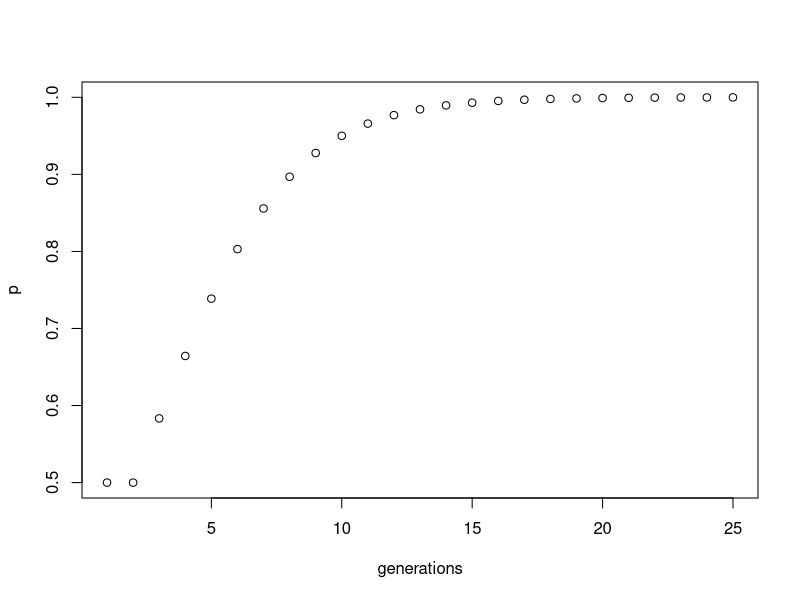
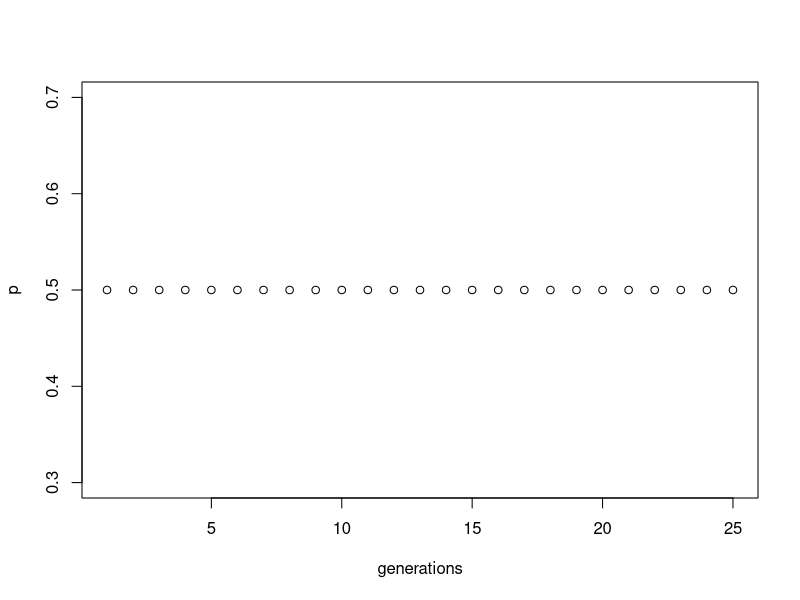
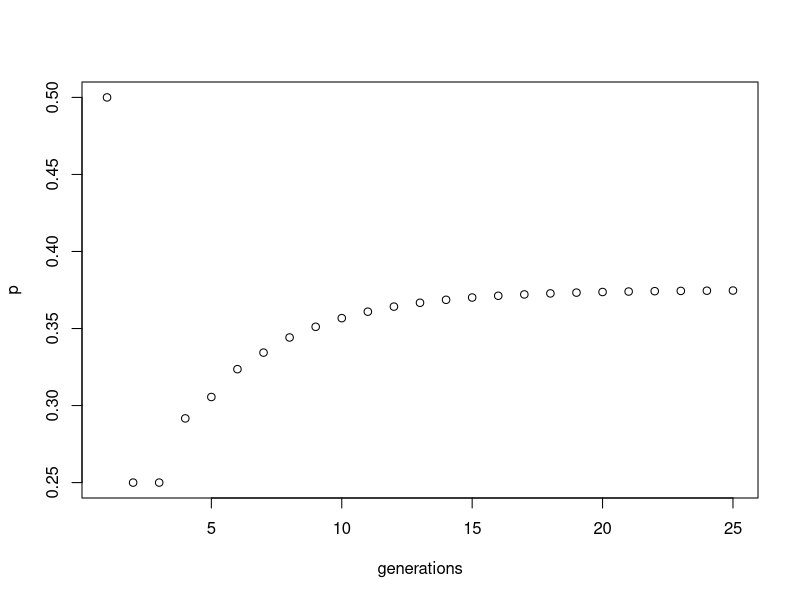
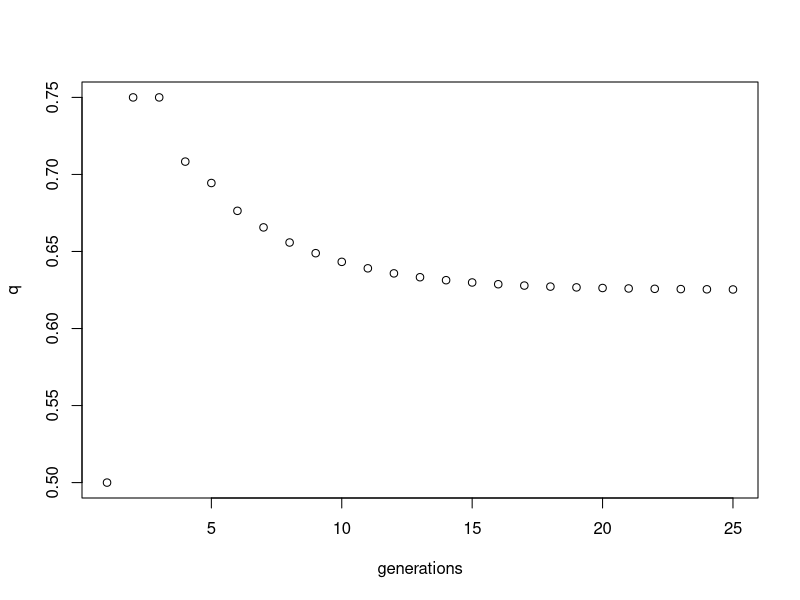

The R script that drew these images, in order:
## ---- chunk 1
knitr::opts_chunk$set(echo = TRUE, fig.width = 6, fig.height = 4, fig.align = "center")
library(ggplot2)
## ---- chunk 2
# ESTIMATION OF GENOTYPE AND ALLELE FREQUENCIES FROM A GENOTYPING SURVEY
# One-gene two-alleles: X1 and X2
# Three genotypes:  X11, X12 and X22
# Sample size genotype ij -> Nij

# Create the function
gene_freq <- function(N11, N12, N22) {
   
   N = N11 + N12 + N22 # N total sample
   
   # Allele frequencies estimation
   p = (N11 + N12/2)/N # p is the frequency of X1 
   q = 1 - p # q is the frequency of X2 
   
   # Genotype frequencies estimation
   f11 = N11/N # frequency of X11 genotype 
   f12 = N12/N # frequency of X12 genotype 
   f22 = N22/N # frequency of X22 genotype 
   
   # Output
   return (list("N" = N, "N11" = N11, "N12" = N12, "N22" = N22,
                "p" = p, "q" = q,
                "f11" = f11, "f12" = f12, "f22" = f22))
}
## ---- chunk 3

# Invoke the function
results = gene_freq(1787, 3037, 1305)

# Print results
print(paste0("Sample size = ",results$N," -> N11 = ",results$N11,", N12 = ", results$N12," and N22 = ",results$N22))
print(paste0("p = ", round(results$p,3)," and q = ",round(results$q,3)))
print(paste0("f11 = ",round(results$f11,3), ", f12 = ",round(results$f12,3)," and f22 = ", round(results$f22,3)))
## ---- chunk 4
# MENDELIAN POPULATION
# RANDOM MATING - HWE

# One-gene two-alleles: X1 and X2
# Three initial genotypes:  X11, X12 and X22
# Initial genotype frequencies: f11, f12, f22

# Create the function
random_mating <- function(f11, f12, f22) {
   
   p = f11 + f12/2 # allele frequency of X1
   q = 1 - p # allele frequency of X2
   
   # Mating pairs (frequencies) probabilities
   f11_11 = f11 * f11
   f11_12 = 2 * f11 * f12
   f11_22 = 2 * f11 * f22
   f12_12 = f12 * f12
   f12_22 = 2 * f12 * f22
   f22_22 = f22 * f22
   # Genotype probabilities of progeny (offspring) f11_, f12_, f22_
   f11_ = f11_11 + f11_12/2 + f12_12/4
   f12_ = f11_12/2 + f11_22 + f12_12/2 + f12_22/2
   f22_ = f12_12/4 + f12_22/2 + f22_22
   # Allele probability of progeny p_ and q_
   p_ = f11_ + f12_/2
   q_ = 1 - p_
   # Output
   return (list("p" = p, "q" = q,
                "f11" = f11, "f12" = f12, "f22" = f22,
                "p_" = p_, "q_" = q_,
                "f11_" = f11_, "f12_" = f12_, "f22_" = f22_))
}
## ---- chunk 5
# Invoke the function
result <- random_mating(0.5, 0, 0.5)

# Print results
print(paste0("Allele prob. initial generation (p and q) ",result$p, result$q))
print(paste("Genotype prob. initial generation (f11, f12, f22) ",result$f11, result$f12,result$f22))
print(paste("Allele prob. next generation (p' and q') ",result$p_, result$q_))
print(paste("Genotype prob. next generation (f'11, f'12, f'22) ",result$f11_, result$f12_,result$f22_))
print(paste("Genotype prob. next generation according HWE ", result$p_ * result$p_, 2*result$p_ * result$q_,result$q_ * result$q_))
## ---- chunk 6
#POPULATION 1
# Invoke the function
result_1 <- random_mating(0.24, 0.32, 0.44)

# Print results
print(paste("Genotype prob. next generation (f'11, f'12, f'22), for population 1, are: ",result_1$f11_, result_1$f12_,result_1$f22_))


#POPULATION 2
# Invoke the function
result_2 <- random_mating(0.33,0.14,0.53)

# Print results
print(paste("Genotype prob. next generation (f'11, f'12, f'22), for population 2, are: ",result_2$f11_, result_2$f12_,result_2$f22_))


## ---- chunk 7
# Complete assortative positive mating among phenotypes (a given genotype only mates with its same phenotype)
random_mating_1 <- function(f11, f12, f22) {
   
   p = f11 + f12/2 # allele frequency of X1
   q = 1 - p # allele frequency of X2
   
   # Mating pairs (frequencies) probabilities
   ProbAllMatings= f11*f11 + (2 * f11 * f12) + f12*f12 + f22*f22
   f11_11 = f11 * f11/ProbAllMatings
   f11_12 = 2 * f11 * f12/ProbAllMatings
   f11_22 = 0
   f12_12 = f12 * f12/ProbAllMatings
   f12_22 = 0
   f22_22 = f22 * f22/ProbAllMatings
   # Genotype probabilities of progeny (offspring) f11_, f12_, f22_
   f11_ = f11_11 + f11_12/2 + f12_12/4
   f12_ = f11_12/2 + f11_22 + f12_12/2 + f12_22/2
   f22_ = f12_12/4 + f12_22/2 + f22_22
   # Allele probability of progeny p_ and q_
   p_ = f11_ + f12_/2
   q_ = 1 - p_
   # Output
   return (list("p" = p, "q" = q,
                "f11" = f11, "f12" = f12, "f22" = f22,
                "p_" = p_, "q_" = q_,
                "f11_" = f11_, "f12_" = f12_, "f22_" = f22_))
}

# Complete assortative negative mating among genotypes (a given genotype never mates with its same genotype and mate at random with other genotypes)
random_mating_2 <- function(f11, f12, f22) {
   
   p = f11 + f12/2 # allele frequency of X1
   q = 1 - p # allele frequency of X2
   
   # Mating pairs (frequencies) probabilities
   ProbAllMatings= (2 * f11 * f12) + (2 * f11 * f22) + (2 * f12 * f22)
   f11_11 = 0
   f11_12 = 2 * f11 * f12/ProbAllMatings
   f11_22 = 2 * f11 * f22/ProbAllMatings
   f12_12 = 0
   f12_22 = 2 * f12 * f22/ProbAllMatings
   f22_22 = 0
   # Genotype probabilities of progeny (offspring) f11_, f12_, f22_
   f11_ = f11_11 + f11_12/2 + f12_12/4
   f12_ = f11_12/2 + f11_22 + f12_12/2 + f12_22/2
   f22_ = f12_12/4 + f12_22/2 + f22_22
   # Allele probability of progeny p_ and q_
   p_ = f11_ + f12_/2
   q_ = 1 - p_
   # Output
   return (list("p" = p, "q" = q,
                "f11" = f11, "f12" = f12, "f22" = f22,
                "p_" = p_, "q_" = q_,
                "f11_" = f11_, "f12_" = f12_, "f22_" = f22_))
}

# Complete assortative negative mating among phenotypes (a given phenotype never mates with its same phenotype)
random_mating_3 <- function(f11, f12, f22) {
   
   p = f11 + f12/2 # allele frequency of X1
   q = 1 - p # allele frequency of X2
   
   # Mating pairs (frequencies) probabilities
   ProbAllMatings = (2 * f11 * f22) + (2 * f12 * f22)
   f11_11 = 0
   f11_12 = 0
   f11_22 = 2 * f11 * f22/ProbAllMatings
   f12_12 = 0
   f12_22 = 2 * f12 * f22/ProbAllMatings
   f22_22 = 0
   # Genotype probabilities of progeny (offspring) f11_, f12_, f22_
   f11_ = f11_11 + f11_12/2 + f12_12/4
   f12_ = f11_12/2 + f11_22 + f12_12/2 + f12_22/2
   f22_ = f12_12/4 + f12_22/2 + f22_22
   # Allele probability of progeny p_ and q_
   p_ = f11_ + f12_/2
   q_ = 1 - p_
   # Output
   return (list("p" = p, "q" = q,
                "f11" = f11, "f12" = f12, "f22" = f22,
                "p_" = p_, "q_" = q_,
                "f11_" = f11_, "f12_" = f12_, "f22_" = f22_))
}

result_1<- random_mating_1(0.24, 0.32, 0.44)
result_2<- random_mating_2(0.24, 0.32, 0.44)
result_3<- random_mating_3(0.24, 0.32, 0.44)

# We output the genotypic frequencies of the progeny for the 1st scenario
print(paste("In the 1st escenario, the genotypic frequencies of the next generation, are: f11 =", result_1$f11_, "f12 =", result_1$f12_, "f22 =", result_1$f22_))
# We output the genotypic frequencies of the progeny for the 2nd scenario
print(paste("In the 2nd escenario, the genotypic frequencies of the next generation, are: f11 =", result_2$f11_, "f12 =", result_2$f12_, "f22 =", result_2$f22_))
# We output the genotypic frequencies of the progeny for the 3rd scenario
print(paste("In the 3rd escenario, the genotypic frequencies of the next generation, are: f11 =", result_3$f11_, "f12 =", result_3$f12_, "f22 =", result_3$f22_))
## ---- chunk 8
qchisq(0.95, df = 1)
## ---- chunk 9
pchisq(0.048, df = 1, lower = F)
## ---- chunk 10
# HWE CHI-SQUARE TEST ON COUNTS FROM A GENOTYPING SURVEY 

# One-gene two-alleles: X1 and X2
# Three initial genotypes:  X11, X12 and X22
# Sample size genotype ij -> Nij 

# Create the function
HWE_test <- function(N11, N12, N22) {

   N = N11 + N12 + N22 # N total sample
   
   # Allele frequencies estimation
   p = (N11 + N12/2)/N # p is the frequency of X1 
   q = 1 - p # q is the frequency of X2 
   
   #Genotype frequencies
   f11 = N11/N # frequency of X11 genotype
   f12 = N12/N # frequency of X12 genotype
   f22 = N22/N # frequency of X22 genotype

   # Expected HWE
   E11 = N*p^2 
   E12 = N*2*p*q
   E22 = N-E11-E12
   
   # Chi-square value and probability
   Chi_value = (N11-E11)^2/E11 + (N12-E12)^2/E12 + (N22-E22)^2/E22
   prob = pchisq(Chi_value, df = 1, lower = F)

   # Output
   return (list("N" = N, "N11" = N11, "N12" = N12, "N22" = N22,
                "p" = p, "q" = q,
                "f11" = f11, "f12" = f12, "f22" = f22,
                "Chi_value" = Chi_value, "prob" = prob))
}
## ---- chunk 11
# Invoke the function
results <- HWE_test(1787,3037,1305)

# Print results
print(paste("Sample size = ", results$N," -> N11 = ", results$N11,", N12 = ", results$N12,",N22 = ", results$N22))
print(paste("p = ",round(results$p,digits=3)," and q = ", round(results$q,digits=3) ))
print(paste("f11 = ",round(results$f11,digits=3),", f12 = ",round(results$f12,digits=3)," and f22 = ", round(results$f22,digits=3)))
print(paste("Chi-square value = ",round(results$Chi_value,3),"; Prob. = ",  round(results$prob,3)))
## ---- chunk 12
#Test:
HWE_test_1 <- function(N11, N12, N22) {
   N = N11 + N12 + N22 # N total sample
   
   # Allele frequencies estimation
   p = (N11 + N12/2)/N # p is the frequency of X1 
   q = 1 - p # q is the frequency of X2 
   
   #Genotype frequencies
   f11 = N11/N # frequency of X11 genotype
   f12 = N12/N # frequency of X12 genotype
   f22 = N22/N # frequency of X22 genotype
   
   # Expected HWE
   E11 = N*p^2 
   E12 = N*2*p*q
   E22 = N-E11-E12
   
   # Chi-square value and probability
   Chi_value = (N11-E11)^2/E11 + (N12-E12)^2/E12 + (N22-E22)^2/E22
   prob = pchisq(Chi_value, df = 1, lower = F)

   # Output
   return (list("N" = N, "N11" = N11, "N12" = N12, "N22" = N22,
                "p" = p, "q" = q,
                "f11" = f11, "f12" = f12, "f22" = f22,
                "Chi_value" = Chi_value, "prob" = prob))
}

result_test <- HWE_test_1(305, 52, 4)
print(paste("Deviation =", result_test$Chi_value, "Significance =", result_test$prob))

#Proportion of children of women of phenotype N expected to present the maternal phenotype
random_mating_Women_N <- function(f11, f12, f22) {
   
   # Mating pairs (frequencies) probabilities
   ProbAllMatings = (f11 * f22) + (f12 * f22) + (f22 * f22)
   f11_22 = f11 * f22 / ProbAllMatings
   f12_22 = f12 * f22 / ProbAllMatings
   f22_22 = f22 * f22 / ProbAllMatings

   # Genotype probabilities of progeny (offspring) f22_
   f22_ = f12_22/2 + f22_22

   # Output
   return (list("f22_" = f22_))
}

result_Women_N <- random_mating_Women_N(result_test$f11, result_test$f12, result_test$f22)
print(paste("Expected proportion of children of women of phenotype N that present the maternal phenotype  =", result_Women_N$f22_))

#Proportion of children of heterozygous MN women expected to have maternal phenotype.
random_mating_Women_MN <- function(f11, f12, f22) {

   # Mating pairs (frequencies) probabilities
   ProbAllMatings = (f11 * f12) + (f12 * f12) + (f12 * f22)
   f11_12 = f11 * f12 / ProbAllMatings
   f12_12 = f12 * f12 / ProbAllMatings
   f22_12 = f12 * f22 / ProbAllMatings
   
   # Genotype probabilities of progeny (offspring) f12_
   f12_ = f11_12/2 + f12_12/2 + f22_12/2
   
   # Output
   return (list("f12_" = f12_))
}

result_Women_MN <- random_mating_Women_MN(result_test$f11, result_test$f12, result_test$f22)
print(paste("Expected proportion of children of women of phenotype MN that present the maternal phenotype  =", result_Women_MN$f12_))

## ---- chunk 13
# Observed genotype counts
#AA <- 17
#AB <- 86
#AC <- 5
#BB <- 61
#BC <- 9
#CC <- 0
#total <- 178

# Create the function
HWE_test_ABC <- function(AA, AB, AC, BB, BC, CC) { #in this case we have six genotypes and three alleles

   total <- AA + AB + AC + BB + BC + CC # total sample
   
   # Allele frequencies estimation
   p = (AA + AB/2 + AC/2) / total  #frequency of allele A
   q = (BB + AB/2 + BC/2) / total  # frequency of allele B
   r = 1 - p - q  # frequency of allele C
   
   # Expected genotype frequencies under HWE
   E_AA <- p^2 * total
   E_AB <- 2 * p * q * total
   E_AC <- 2 * p * r * total
   E_BB <- q^2 * total
   E_BC <- 2 * q * r * total
   E_CC <- r^2 * total
   SUM = (E_AA + E_AB + E_AC + E_BB + E_BC + E_CC) /total
   
   # Chi-square value and probability
   Chi_value = (AA-E_AA)^2/E_AA + (AB-E_AB)^2/E_AB + (AC-E_AC)^2/E_AC + (BB-E_BB)^2/E_BB + (BC-E_BC)^2/E_BC + (CC-E_CC)^2/E_CC 
   
   prob = pchisq(Chi_value, df = 4, lower = F)

   # Output
   return (list("total" = total, "p" = p, "q" = q, "SUM" = SUM,
                "Chi_value" = Chi_value, "prob" = prob))
}

# Invoke the function
results4 <- HWE_test_ABC(17,86,5,61,9,0)

# Print results
print(paste("Frequency of allele A =", results4$p, ", frequency of allele B =", results4$q, ", frequency of allele C =", results4$r))
print(paste("Deviation =", results4$Chi_value, " and significance =", results4$prob))
print("The data is not consistent with the HWE")

## ---- chunk 14
# ESTIMATION OF ALLELE AND GENOTYPE FREQUENCIES FROM COUNTS OF DOMINANT AND
# RECESSIVE PHENOTYPES ASSUMING HWE
# One-gene two-alleles with dominance: X1 > X2
# Three genotypes:  X11, X12 and X22
# Two phenotypes: N1_ and N22
# Sample size genotype ij -> Nij

# Create the function
freq_dominance <- function(NA_, Naa) {
    
    N = NA_ + Naa # N total sample
    
    # Phenotypic frequencies
    faa = Naa/N # Frequency genotype aa
    
    # Allele frequency
    q = sqrt(faa)
    p = 1 - q;
    
    # Genotype frequencies according HWE
    f11 = p^2 
    f12 = 2*p*q
    f22 = q^2
    
    # Output
   return (list("N" = N, "NA_" = NA_, "Naa" = Naa, 
                "p" = p, "q" = q,
                "f11" = f11, "f12" = f12, "f22" = f22))
}
## ---- chunk 15

# Invoke the function
results <- freq_dominance(170, 30)

# Print results
print(paste("Sample size = ", results$N," -> NA_ = ",results$NA_,",Naa = ", results$Naa))
print(paste("p = ",round(results$p,digits=3)," and q = ", round(results$q,digits=3) ))
print(paste("fAA = ",round(results$f11,digits=3),", fAa = ",
round(results$f12,digits=3)," and faa = ", round(results$f22,digits=3) ))

## ---- chunk 16
# What is the frequency of heterozygotes Aa in a population with random mating in which the frequency of the dominant phenotype is 0.19?
# Create the function
freq_heterozygotes <- function(NA_, Naa) {
    
    # Allele frequency
    q = sqrt(Naa)
    p = 1 - q;
    
    # Genotype frequencies according HWE, heterozygotes
    f12 = 2*p*q
    
    # Output
   return (f12)
}
NA_ = 0.19
Naa = 1 - NA_
result_ex5 <- freq_heterozygotes(NA_, Naa)
print(paste("The frequency of heterozygotes is", result_ex5))
## ---- chunk 17
#What is the frequency of heterozygotes Aa in a population with random mating if the frequency of the recessive phenotype aa is 0.09?
# Create the function
freq_heterozygotes <- function(NA_, Naa) {
    
    # Allele frequency
    q = sqrt(Naa)
    p = 1 - q;
    
    # Genotype frequencies according HWE, heterozygotes
    f12 = 2*p*q
    
    # Output
   return (f12)
}
NA_ = 1 - Naa
Naa = 0.09
result_ex6 <- freq_heterozygotes(NA_, Naa)
print(paste("The frequency of heterozygotes is", result_ex6))
## ---- chunk 18
result_ex7 <- freq_dominance(1699, 1)
print(paste("The percent of cystic fibrosis is", (result_ex7$f22)*100, "%.", "The frequency of the recessive allele is", result_ex7$q, ".", "The frequency of the dominant allele is", result_ex7$p, ".", "The percentage of carriers is", (result_ex7$f12)*100, "%."))
## ---- chunk 19
#What proportion of non-albino individuals are carriers?
results_ex8 <- freq_dominance(9999, 1)
print(paste("The frequency of the allele a is", results_ex8$q, "and the proportion carriers out of non-albino individuals is", ((results_ex8$f12)*10000)/9999))
## ---- chunk 20
random_mating <- function(f11, f12, f22) {
   
   p = f11 + f12/2 # allele frequency of X1
   q = 1 - p # allele frequency of X2
   
   # Mating pairs (frequencies) probabilities
   f11_11 = f11 * f11
   f11_12 = 2 * f11 * f12
   f11_22 = 2 * f11 * f22
   f12_12 = f12 * f12
   f12_22 = 2 * f12 * f22
   f22_22 = f22 * f22
   # Genotype probabilities of progeny (offspring) f11_, f12_, f22_
   f11_ = f11_11 + 2*f11_12/3 + 4*f12_12/9
   f12_ = f11_12/3 + f11_22 + 4*f12_12/9 + 2*f12_22/3
   f22_ = f12_12/9 + f12_22/3 + f22_22
   # Allele probability of progeny p_ and q_
   p_ = f11_ + f12_/2
   q_ = 1 - p_
   # Output
   return (list("p" = p, "q" = q,
                "f11" = f11, "f12" = f12, "f22" = f22,
                "p_" = p_, "q_" = q_,
                "f11_" = f11_, "f12_" = f12_, "f22_" = f22_))
}

result_final1 <- random_mating(0.5, 0, 0.5)
print(paste("Allele frequencies:", result_final1$p_, result_final1$q_, "Genotype frequencies:", result_final1$f11_, result_final1$f12_, result_final1$f22_))

## ---- chunk 21
f11 <- 0.5
f12 <- 0
f22 <- 0.5
for (i in 1:25) {
result_9 <- random_mating(f11, f12, f22)
f11 <- result_9$f11_
f12 <- result_9$f12_
f22 <- result_9$f22_
}
print("Expected allele and generotype frequencies over 25 generations:")
print(paste("f11:", f11, "f12:", f12, "f22:", f22))
print(paste("p_:", result_9$p_, "q_:", result_9$q_))

## ---- chunk 22
#Generate a plot
p <- vector()
generations <- 1:25
f11 <- 0.5
f12 <- 0
f22 <- 0.5

for (i in 1:25) {
  result_10 <- random_mating(f11, f12, f22)
  f11 <- result_10$f11_
  f12 <- result_10$f12_
  f22 <- result_10$f22_
  
  p[i] <- result_10$p
}

plot(generations, p)
## ---- chunk 23
random_mating <- function(f11, f12, f22) {
   
   p = f11 + f12/2 # allele frequency of X1
   q = 1 - p # allele frequency of X2
   
   # Mating pairs (frequencies) probabilities
   f11_11 = f11 * f11
   f11_12 = 2 * f11 * f12
   f11_22 = 2 * f11 * f22
   f12_12 = f12 * f12
   f12_22 = 2 * f12 * f22
   f22_22 = f22 * f22
   # Genotype probabilities of progeny (offspring) f11_, f12_, f22_
   f11_ = f11_11 + f11_12/2 + f12_12/4
   f12_ = f11_12/2 + f11_22 + f12_12/2 + f12_22/2
   f22_ = f12_12/4 + f12_22/2 + f22_22
   # Allele probability of progeny p_ and q_
   p_ = f11_ + f12_/2
   q_ = 1 - p_
   # Output
   return (list("p" = p, "q" = q,
                "f11" = f11, "f12" = f12, "f22" = f22,
                "p_" = p_, "q_" = q_,
                "f11_" = f11_, "f12_" = f12_, "f22_" = f22_))
}

p <- vector()
generations <- 1:25
f11 <- 0.5
f12 <- 0
f22 <- 0.5

for (i in 1:25) {
  result <- random_mating(f11, f12, f22)
  f11 <- result$f11_
  f12 <- result$f12_
  f22 <- result$f22_
  
  p[i] <- result$p
}

plot(generations, p)
#We can observe that the result is very different to the previously one, this is because we are in hwe, and the frequencies are equal than the previously analysis.

## ---- chunk 24
random_mating <- function(f11, f12, f22, f1, f2) {
   
   p = f11 + f12/2 + f1/2# allele frequency of X1
   q = 1 - p # allele frequency of X2
   
   # Mating pairs (frequencies) probabilities
   all_prob = (f1 * f11) + (2 * f1 * f12) + (f1 * f22) + (2* f2 * f12) + (f2 * f22) + (f2 * f11)
   f1_11 = f1 * f11 / all_prob
   f1_12 = 2 * f1 * f12 / all_prob
   f1_22 = f1 * f22 / all_prob
   f2_12 = 2* f2 * f12 / all_prob
   f2_22 = f2 * f22 / all_prob
   f2_11 = f2 * f11 / all_prob
   # Genotype probabilities of progeny (offspring) f11_, f12_, f22_
   f11_ = f1_11/2 + f1_12/4
   f12_ = f1_12/4 + f1_22/2 + f2_12/4 + f2_11/2
   f22_ = f2_12/4 + f2_22/2 
   f1_ = f1_12/4 + f1_11/2 + f2_12/4 + f2_11/2
   f2_ = f1_12/4 + f1_22/2 + f2_12/4 + f2_22/2
   # Allele probability of progeny p_ and q_
   p_ = f11_ + f12_/2 + f1_/2
   q_ = 1 - p_
   # Output
   return (list("p" = p, "q" = q,
                "f11" = f11, "f12" = f12, "f22" = f22,
                "p_" = p_, "q_" = q_,
                "f11_" = f11_, "f12_" = f12_, "f22_" = f22_, "f1_" = f1_, "f2_" = f2_))
}


p <- vector()
q <- vector()
generations <- 1:25
f11 <- 0
f12 <- 0
f22 <- 1
f1 <- 1
f2 <- 0

for (i in 1:25) {
  result_final2 <- random_mating(f11, f12, f22, f1, f2)
  f11 <- result_final2$f11_
  f12 <- result_final2$f12_
  f22 <- result_final2$f22_
  f1 <- result_final2$f1_
  f2 <- result_final2$f2_
  
  p[i] <- result_final2$p
  q[i] <- result_final2$q
}

plot(generations, p)
plot(generations, q)
p[25]
q[25]

# We can clearly see that both frequencies tend to a certain equilibrium. 
#   - p = 0.3746532
#   - q = 0.6253468
